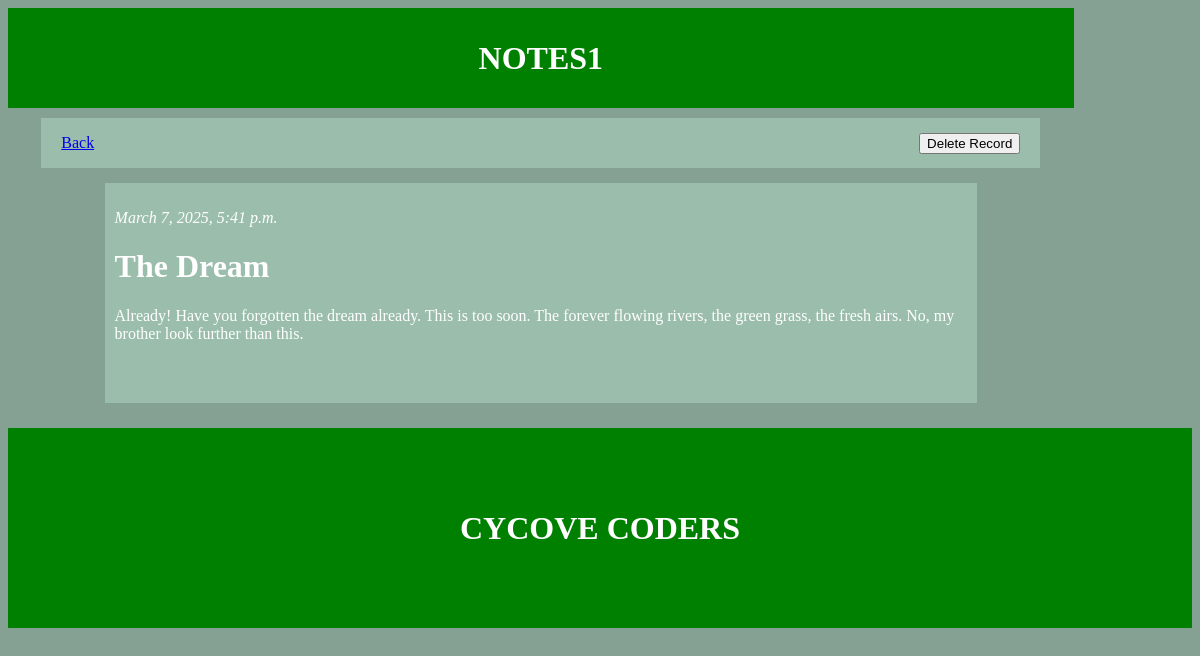
The page /10/detail/ on the database its author committed.
### Notes1/models.py (models this page shows, shortened)
class Note(models.Model):
    title = models.CharField(max_length=30)
    time = models.DateTimeField(default=timezone.now)
    detail = models.CharField(max_length=255)
    likes = models.IntegerField(default=0)

### Notes1/views.py (the view)
# urls.py: path('<int:pk>/detail/', views.DetailView.as_view(), name='detail'),
class DetailView(generic.DetailView):
    model = Note
    template_name = 'notes1/detail.html'

### Notes1/templates/notes1/detail.html (shortened to what this page needs)
<!DOCTYPE html>
<html lang="en">
<head>
    {% load static %}
    <link rel="stylesheet" href={% static "detail.css" %}>
</head>
<body>
    <div class="mother-div">
        <div class="notes-1">
            <h1>NOTES1</h1>
        </div>
        <div class="top-div">
            <a href="{% url 'notes1:index' %}">Back</a>
            <form action="{% url 'notes1:delete' note.id %}" method="post">
                <input type="submit" value="Delete Record">
            </form>
        </div>
        <div class="lower-div">
            <p id="time"> {{ note.time }} </p>
            <h1>{{note.title}}</h1>
            <p>{{ note.detail }}</p>
        </div>
    </div>
    <footer class="footer">
        <h1>CYCOVE CODERS</h1>
    </footer>
</body>
</html>

### Notes1/static/detail.css (style rules this page uses)
body { background-color: rgb(132, 161, 147); }
.mother-div { width: 90%; display: flex; flex-direction: column; align-items: center; justify-content: center; color: white; }
.notes-1 { background-color: green; height: 100px; width: 100%; display: flex; justify-content: center; align-items: center; }
.top-div { min-width: 200px; height: 50px; width: 90%; background-color: rgb(155, 189, 172); margin: 10px 2px 5px 2px; display: flex; align-items: center; justify-content: space-between; padding-left: 20px; padding-right: 20px; }
.lower-div { min-width: 200px; width: 80%; min-height: 200px; margin: 10px 2px 5px 2px; padding: 10PX; background-color: rgb(155, 189, 172); }
#time { font-style: italic; }
.footer { display: flex; justify-content: center; align-items: center; height: 200px; width: 100%; background-color: green; margin-top: 20px; color: white; }

### rows shown on the page
Note: time "March 7, 2025, 5:41 p.m.", title "The Dream", detail "Already! Have you forgotten the dream already. This is too soon. The forever flowing rivers, the green grass, the fresh airs. No, my brother look further than this."
